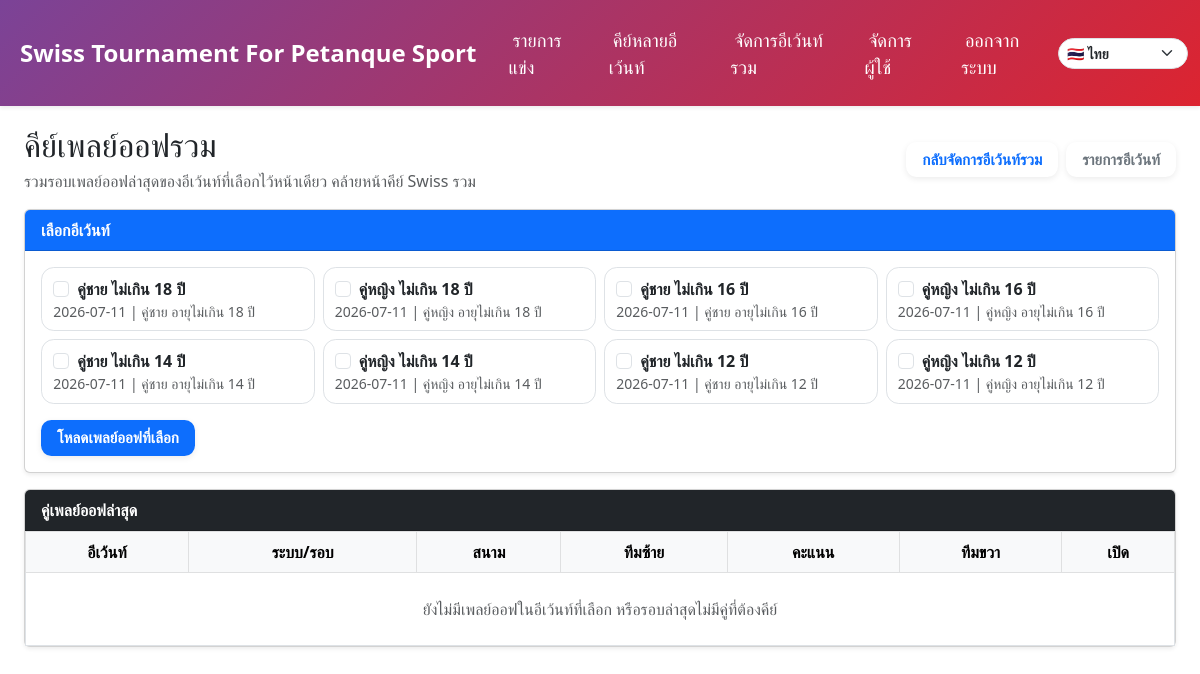
The page /multi-playoff-score (signed in) on the database as committed earlier.
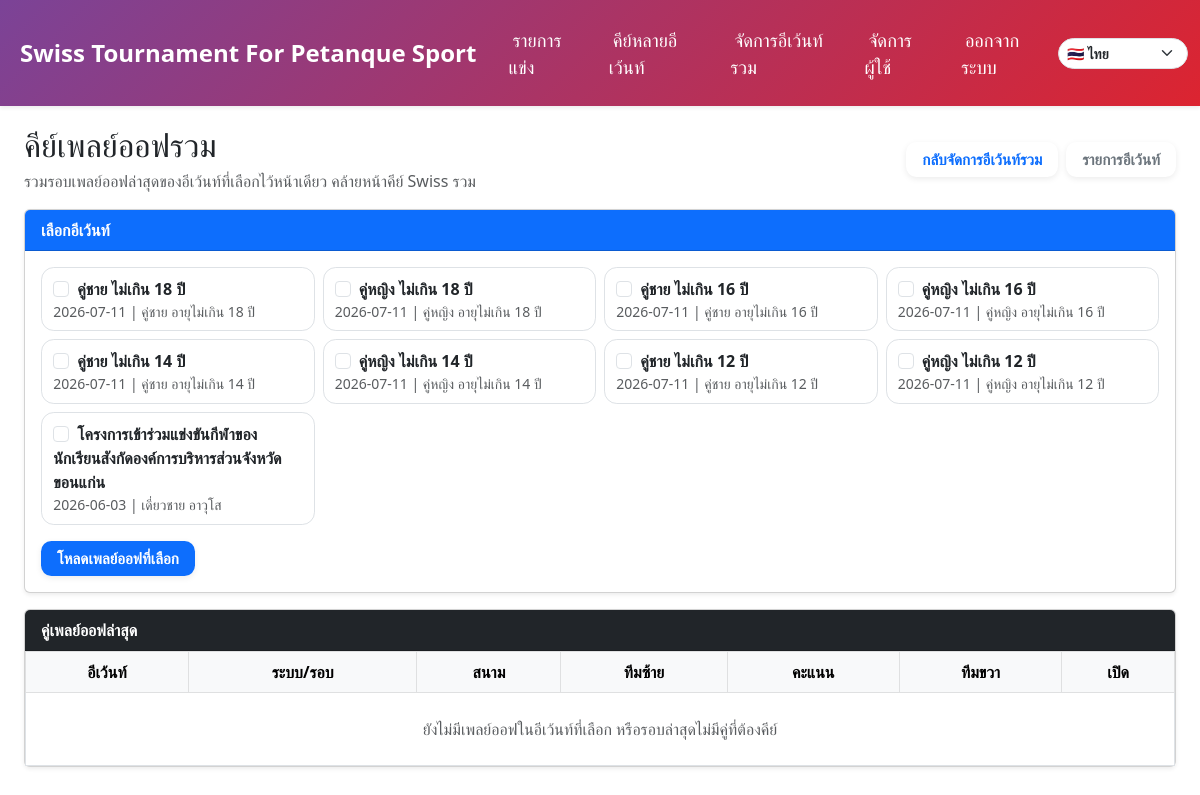
The same page on the database as committed later.
### models.py (models this page shows)
class Event(db.Model):
    __tablename__ = "events"
    id = db.Column(db.Integer, primary_key=True)
    name = db.Column(db.String(100), nullable=False)
    location = db.Column(db.String(100))
    category = db.Column(db.String(50))
    sex = db.Column(db.String(50))
    age_group = db.Column(db.String(50))
    rounds = db.Column(db.Integer)
    current_round = db.Column(db.Integer, default=1)
    date = db.Column(db.Date, nullable=True)
    auto_field_enabled = db.Column(db.Boolean, default=False)
    field_prefix = db.Column(db.String(10), default='')  # เช่น 'A', ''
    field_start = db.Column(db.Integer, default=1)
    field_max = db.Column(db.Integer, default=16)
    field_exclude = db.Column(db.String, default='')  # เช่น '3,7,11
    logo_filename = db.Column(db.Text)  # เก็บเป็น JSON list
    is_finished = db.Column(db.Boolean, default=False, nullable=False)
    finished_at = db.Column(db.DateTime, nullable=True)
    finished_by_id = db.Column(db.Integer, db.ForeignKey("users.id"), nullable=True)
    created_at = db.Column(db.DateTime, server_default=text('CURRENT_TIMESTAMP'), nullable=True)
    creator_id = db.Column(db.Integer, db.ForeignKey("users.id"), nullable=False)
    teams = db.relationship("Team", backref="event", cascade="all, delete-orphan", lazy=True)
    matches = db.relationship("Match", backref="event", cascade="all, delete-orphan", lazy=True)

### app.py (the view, shortened to what this page needs)
@app.route('/multi-playoff-score', methods=['GET', 'POST'])
@login_required
@roles_required('superadmin')
def multi_playoff_score_center():
    selected_event_ids = _selected_event_ids_from_request()
    all_events = Event.query.order_by(Event.date.desc(), Event.id.desc()).all()
    if not selected_event_ids:
        today = date.today()
        selected_event_ids = [e.id for e in all_events if e.date == today][:12]
    selected_events = _beta_selected_manage_events(selected_event_ids)
    playoffs = _beta_latest_playoffs_for_events(selected_event_ids)
    rows = []
    return render_template('multi_playoff_score_center.html', all_events=all_events, selected_event_ids=selected_event_ids, selected_events=selected_events, rows=rows)

### app.py (called while the page is built, shortened)
def get_current_lang():
    lang = request.args.get("lang") or session.get("lang") or "th"
    if lang not in SUPPORTED_LANGS:
        lang = "th"
    session["lang"] = lang
    return lang

@app.context_processor
def inject_i18n():
    lang = get_current_lang()
    return {
        "current_lang": lang,
        "supported_langs": SUPPORTED_LANGS,
        "text_translations": TEXT_TRANSLATIONS,
        "t": lambda key: translate(key, lang),
    }

@login_manager.user_loader
def load_user(user_id):
    return User.query.get(int(user_id))

def roles_required(*roles):
    def decorator(f):
        @wraps(f)
        def decorated_function(*args, **kwargs):
            if not current_user.is_authenticated:
                flash("กรุณาเข้าสู่ระบบก่อน", "warning")
                return redirect(url_for('login'))
            role = current_user.role.lower()
            print(f"DEBUG current_user.role = {role}")
            if role == 'superadmin':
                return f(*args, **kwargs)
            if role in [r.lower() for r in roles]:
                return f(*args, **kwargs)
            flash("คุณไม่มีสิทธิ์ทำรายการนี้", "warning")
            return redirect(url_for('index'))
        return decorated_function
    return decorator

def _selected_event_ids_from_request():
    raw_ids = []
    raw_ids.extend(request.form.getlist("event_ids"))
    raw_ids.extend(request.args.getlist("event_ids"))
    comma_ids = request.args.get("events") or request.form.get("events") or ""
    if comma_ids:
        raw_ids.extend(comma_ids.split(","))
    event_ids = []
    seen = set()
    return event_ids

@app.after_request
def live_report_public_headers(response):
    response.headers.setdefault("Access-Control-Allow-Origin", "*")
    response.headers.setdefault("Access-Control-Allow-Headers", "Content-Type, Authorization")
    response.headers.setdefault("Access-Control-Allow-Methods", "GET, OPTIONS")
    response.headers.pop("X-Frame-Options", None)
    response.headers.setdefault("Content-Security-Policy", "frame-ancestors *")
    return response

def _beta_selected_manage_events(selected_event_ids):
    if not selected_event_ids:
        return []
    events = Event.query.filter(Event.id.in_(selected_event_ids)).all()
    events.sort(key=lambda e: (e.date or date.min, e.name or '', e.id))
    return events

def _beta_latest_playoffs_for_events(event_ids):
    if not event_ids:
        return []

### templates/multi_playoff_score_center.html (shortened to what this page needs)
{% extends "base.html" %}
{% block content %}
<div class="wrap">
  <div class="d-flex justify-content-between align-items-center flex-wrap gap-2 mb-3">
    <div>
      <h2 class="mb-1">คีย์เพลย์ออฟรวม</h2>
      <div class="text-muted">รวมรอบเพลย์ออฟล่าสุดของอีเว้นท์ที่เลือกไว้หน้าเดียว คล้ายหน้าคีย์ Swiss รวม</div>
    </div>
    <div class="d-flex gap-2">
      <a class="btn btn-outline-primary" href="{{ url_for('multi_event_manager', events=selected_event_ids|join(',')) }}">กลับจัดการอีเว้นท์รวม</a>
      <a class="btn btn-outline-secondary" href="{{ url_for('index') }}">รายการอีเว้นท์</a>
    </div>
  </div>
  <form method="get" class="card shadow-sm mb-3">
    <div class="card-header bg-primary text-white fw-bold">เลือกอีเว้นท์</div>
    <div class="card-body">
      <div class="event-check-grid mb-3">
        {% for event in all_events %}
        <label class="event-check">
          <input type="checkbox" class="form-check-input me-1" name="event_ids" value="{{ event.id }}" {% if event.id in selected_event_ids %}checked{% endif %}>
          <b>{{ event.name }}</b>
          <div class="small text-muted">{{ event.date or '-' }} | {{ event.category or '-' }}{{ event.sex or '' }} {{ event.age_group or '' }}</div>
        </label>
        {% endfor %}
      </div>
      <button class="btn btn-primary fw-bold">โหลดเพลย์ออฟที่เลือก</button>
    </div>
  </form>
  <form method="post">
    <div class="card shadow-sm">
      <div class="card-header bg-dark text-white fw-bold">คู่เพลย์ออฟล่าสุด</div>
      <div class="table-responsive">
        <table class="table table-bordered table-hover align-middle mb-0">
          <thead class="table-light text-center">
            <tr>
              <th>อีเว้นท์</th>
              <th>ระบบ/รอบ</th>
              <th>สนาม</th>
              <th>ทีมซ้าย</th>
              <th>คะแนน</th>
              <th>ทีมขวา</th>
              <th>เปิด</th>
            </tr>
          </thead>
          <tbody>
            {% for row in rows %}
            <tr>
              <td class="event-cell">
                {{ row.source_event.name if row.source_event else '-' }}
                <div class="small text-muted">{{ row.source_event.date if row.source_event else '' }}</div>
              </td>
              <td class="text-center">
                <b>{{ row.playoff.title }}</b>
                <div class="small text-muted">{{ row.round.round_name }} | สาย {{ row.group_no }}</div>
              </td>
              <td class="text-center fw-bold">{{ row.court or '-' }}</td>
              <td class="text-end fw-bold">{{ row.a.team_name }}</td>
              <td class="text-center" style="min-width:180px;">
                <input class="form-control score-input" type="number" min="0" max="13"
                       name="score_{{ row.playoff.id }}_{{ row.round.id }}_{{ row.group_no }}_{{ row.a.slot_no }}_{{ row.stage_no }}"
                       value="{{ row.score_a if row.score_a is not none else '' }}">
                <span class="fw-bold mx-1">-</span>
                <input class="form-control score-input" type="number" min="0" max="13"
                       name="score_{{ row.playoff.id }}_{{ row.round.id }}_{{ row.group_no }}_{{ row.b.slot_no }}_{{ row.stage_no }}"
                       value="{{ row.score_b if row.score_b is not none else '' }}">
              </td>
              <td class="fw-bold">{{ row.b.team_name }}</td>
              <td class="text-center"><a target="_blank" class="btn btn-sm btn-outline-primary" href="{{ url_for('playoff_detail', playoff_id=row.playoff.id) }}#round-{{ row.round.id }}-group-{{ row.group_no }}">เปิด</a></td>
            </tr>
            {% else %}
            <tr><td colspan="7" class="text-center text-muted py-4">ยังไม่มีเพลย์ออฟในอีเว้นท์ที่เลือก หรือรอบล่าสุดไม่มีคู่ที่ต้องคีย์</td></tr>
            {% endfor %}
          </tbody>
        </table>
      </div>
    </div>
  </form>
</div>
{% endblock %}

### templates/base.html (shortened to what this page needs)
<!DOCTYPE html>
<html lang="{{ current_lang|default('th') }}">
<head>
  <link href="https://cdn.jsdelivr.net/npm/bootstrap@5.3.0/dist/css/bootstrap.min.css" rel="stylesheet" />
  <link rel="stylesheet" href="{{ url_for('static', filename='css/style.css') }}" />
</head>
<body>
 <nav class="navbar navbar-expand-lg navbar-dark navbar-custom shadow-sm py-3">
  <div class="container-fluid d-flex">
    <a class="navbar-brand d-flex align-items-center gap-2 fw-bold" href="{{ url_for('index') }}">
       Swiss Tournament For Petanque Sport
    </a>
    <div class="collapse navbar-collapse" id="navbarNav">
      <ul class="navbar-nav gap-2 ms-auto">
        <li class="nav-item">
          <a class="nav-link px-3 rounded {% if request.endpoint == 'index' %}active{% endif %}"
            href="{{ url_for('index') }}">
             {{ t('events') }}
          </a>
        </li>
        {% if current_user.is_authenticated and current_user.role == 'superadmin' %}
        <li class="nav-item">
          <a class="nav-link px-3 rounded {% if request.endpoint == 'multi_event_score_center' %}active{% endif %}"
            href="{{ url_for('multi_event_score_center') }}">
             คีย์หลายอีเว้นท์
          </a>
        </li>
        <li class="nav-item">
          <a class="nav-link px-3 rounded {% if request.endpoint == 'multi_event_manager' %}active{% endif %}"
            href="{{ url_for('multi_event_manager') }}">
             จัดการอีเว้นท์รวม
          </a>
        </li>
        <li class="nav-item">
          <a class="nav-link px-3 rounded {% if request.endpoint == 'admin_users' %}active{% endif %}"
            href="{{ url_for('admin_users') }}">
             {{ t('users') }}
          </a>
        </li>
        {% endif %}
        {% if current_user.is_authenticated %}
        <li class="nav-item">
          <a class="nav-link px-3 rounded" href="{{ url_for('logout') }}">
             {{ t('logout') }}
          </a>
        </li>
        {% endif %}
        <li class="nav-item d-flex align-items-center">
          <select class="form-select form-select-sm language-switcher"
                  aria-label="{{ t('language') }}"
                  onchange="window.location.href=this.value">
            {% for code, meta in supported_langs.items() %}
            <option value="{{ url_for('set_language', lang=code, next=request.full_path) }}"
                    {% if code == current_lang %}selected{% endif %}>
              {{ meta.flag }} {{ meta.label }}
            </option>
            {% endfor %}
          </select>
        </li>
      </ul>
    </div>
  </div>
</nav>
  <div class="container-fluid px-3 px-sm-4">
    {% block content %}{% endblock %}
  </div>
</body>
</html>

### static/css/style.css (style rules this page uses)
button.btn, .btn { font-family: "Prompt", "Segoe UI", sans-serif; font-weight: 600; font-size: 0.95rem; padding: 0.4rem 1rem; border-radius: 0.65rem; display: inline-flex; align-items: center; justify-content: center; gap: 0.5rem; transition: all 0.25s ease; text-transform: none; box-shadow: 0 2px 6px rgba(0, 0, 0, 0.08); border: none; cursor: pointer; }

### templates/base.html (style rules this page uses)
.navbar-custom { background: linear-gradient(135deg, #7b4397, #dc2430); box-shadow: 0 6px 12px rgba(0, 0, 0, 0.2); }
.navbar { font-size: 1.15rem; padding-top: 1rem; padding-bottom: 1rem; }
.navbar-brand { font-size: 1.5rem; }
.navbar-custom .nav-link { color: #fff !important; transition: background-color 0.3s ease, color 0.3s ease; padding: 0.6rem 1rem; font-weight: 500; }
.language-switcher { min-width: 130px; border-radius: 999px; font-weight: 600; }

### templates/multi_playoff_score_center.html (style rules this page uses)
.wrap { max-width: 1500px; margin: 1.25rem auto; }
.event-check-grid { display: grid; grid-template-columns: repeat(auto-fill, minmax(250px,1fr)); gap:.5rem; max-height:310px; overflow:auto; }
.event-check { border:1px solid #dee2e6; border-radius:.8rem; padding:.55rem .7rem; background:#fff; }

Rows that differ between the two databases and show on the page:
added Event: name "โครงการเข้าร่วมแข่งขันกีฬาของนักเรียนสังกัดองค์การบริหารส่วนจังหวัดขอนแก่น", date "2026-06-03", category "เดี่ยว", sex "ชาย", age_group "อาวุโส"
